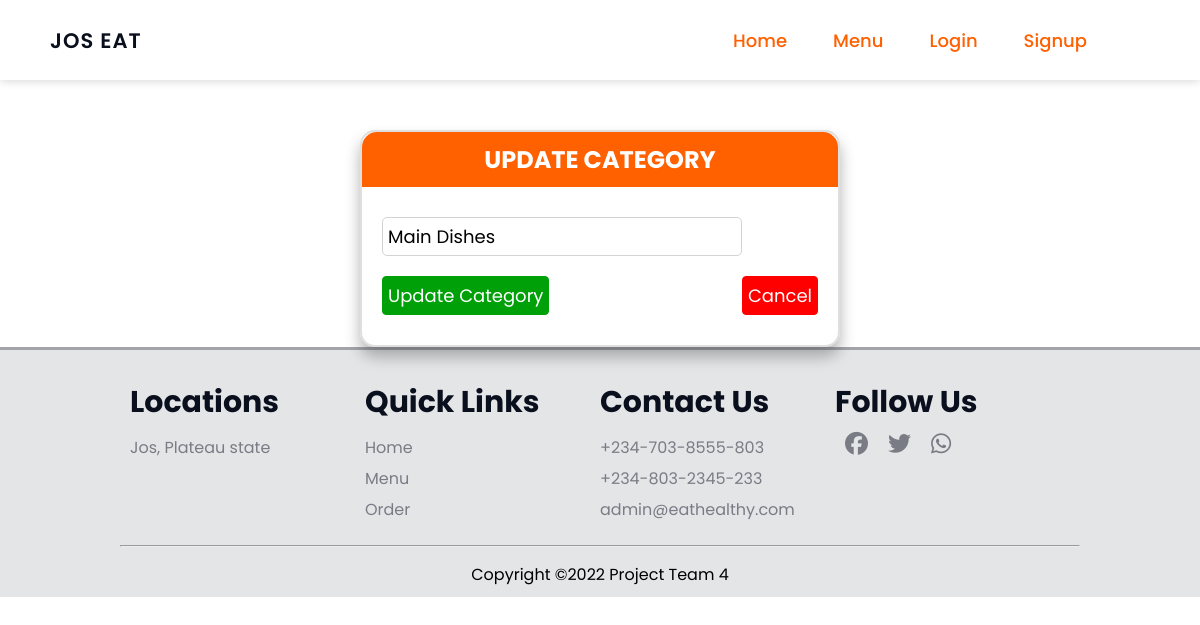
The app's page /updatecategory/1, older data.
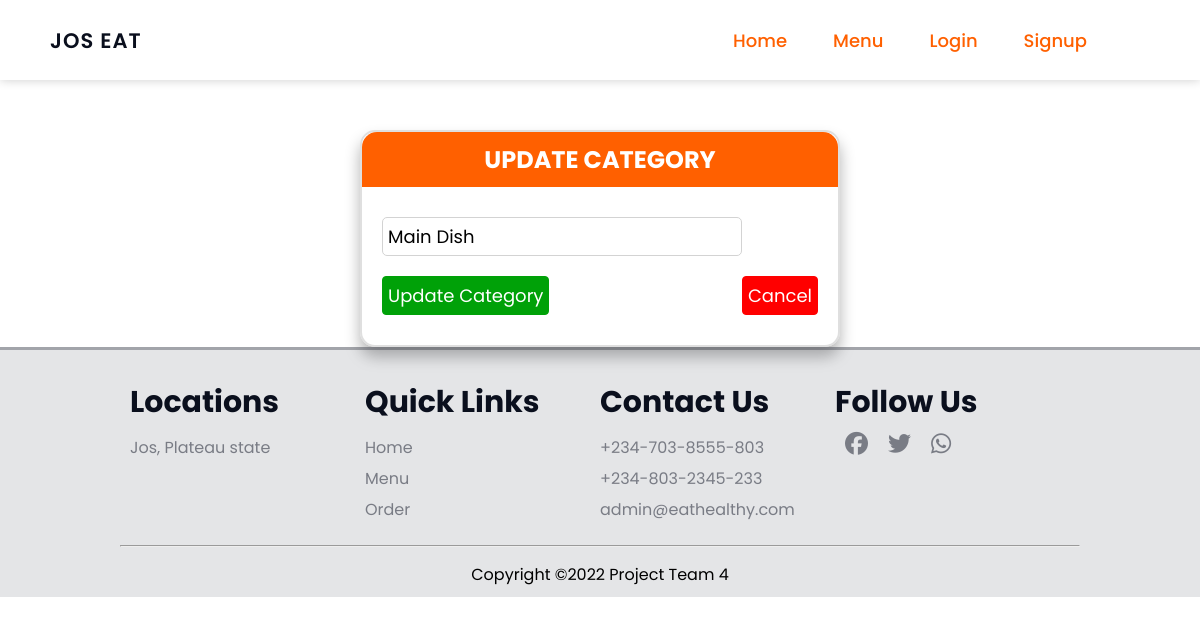
The same page, newer data.
### eatapp/foods/models.py (models this page shows)
class Categories(db.Model):
    id = db.Column(db.Integer, primary_key=True, nullable=False)   # user id
    category_name = db.Column(db.String(50), unique=True, nullable=False)    # username field

### eatapp/foods/routes.py (the view, shortened to what this page needs)
@app.route("/updatecategory/<int:id>" , methods=['GET','POST'])
def updateCategory(id):
    update_category = Categories.query.get_or_404(id)   # get data in Categories model class with the specified id
    category = request.form.get('update-category')     # get data from update route
    return render_template('admin/updatecategory.html', title="update brand", update_category=update_category)

### eatapp/templates/admin/updatecategory.html
{% extends 'layout.html' %}
{% block content %}
    <div class="category-container">
        <div class="category-form">
                <h2>UPDATE CATEGORY</h2>
                <form action="" method="POST">
                    <input type="text" name="update-category" id="update-category" value="{{update_category.category_name}}" required>
                    <div class="button-group">
                        <input type="submit" value="Update Category">
                        <input type="submit" value="Cancel" href="{{url_for('category')}}" id="cancel">
                    </div>
                </form>
        </div>
    </div>
{% endblock content %}

Row changes from the older to the newer data that the page shows:
changed Categories: update-category "Main Dishes" → "Main Dish"
